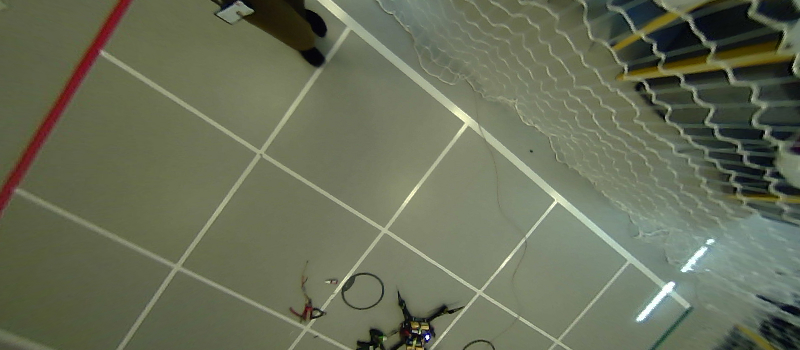
#> input picture Øving 1/data/grid.jpg, 800 x 350 px, found by its file name
$ python task3.py   (Python 2 division)
#> lines starting #> are read from the running program, lines starting #| are printed output that depends on the picture; after the words box and inside, x2 and y2 are one past the last pixel; in counts of white or black regions, pixels touching at a corner belong together
### Øving 1/python/common.py
import numpy as np


def rgb_to_gray(I):
    """
    Converts a HxWx3 RGB image to a HxW grayscale image as
    described in the text.
    """
    R = I[:, :, 0]
    G = I[:, :, 1]
    B = I[:, :, 2]
    return (G+R+B)/3


def central_difference(I):
    """
    Computes the gradient in the x and y direction using
    a central difference filter, and returns the resulting
    gradient images (Ix, Iy) and the gradient magnitude Im.
    """
    # I = I.astype(np.float32)

    kernel = np.array([0.5, 0.0, -0.5])

    H, W = I.shape

    Ix = np.zeros_like(I)
    Iy = np.zeros_like(I)

    for i in range(H):
        Ix[i, :] = np.convolve(I[i, :], kernel, mode='same')

    for i in range(W):
        Iy[:, i] = np.convolve(I[:, i], kernel.T, mode='same')
    Im = np.sqrt(Ix**2 + Iy**2)
    return Ix, Iy, Im


def gaussian(I, sigma):
    """
    Applies a 2-D Gaussian blur with standard deviation sigma to
    a grayscale image I.
    """

    # Hint: The size of the kernel should depend on sigma. A common
    # choice is to make the half-width be 3 standard deviations. The
    # total kernel width is then 2*np.ceil(3*sigma) + 1.

    result = np.zeros_like(I)
    H, W = I.shape

    kernel_size = 2 * np.ceil(3 * sigma) + 1
    kernel = np.zeros(int(kernel_size))
    for i in range(-kernel_size//2, kernel_size//2+1):
        kernel[i] = np.random.normal(0, sigma)

    for i in range(H):
        result[i, :] = np.convolve(I[i, :], kernel, mode='same')

    for i in range(W):
        result[:, i] = np.convolve(result[:, i], kernel.T, mode='same')

    return result


def extract_edges(Ix, Iy, Im, threshold):
    """
    Returns the x, y coordinates of pixels whose gradient
    magnitude is greater than the threshold. Also, returns
    the angle of the image gradient at each extracted edge.
    """
    edges = Im > threshold
    y, x = np.nonzero(edges)
    theta = np.arctan2(Iy[edges], Ix[edges])

    return [x, y, theta]  # Placeholder

### Øving 1/python/task3.py
import numpy as np
import matplotlib.pyplot as plt
from common import *

threshold = 1  # todo: choose an appropriate value
sigma = 2  # todo: choose an appropriate value
filename = 'data/grid.jpg'


I_rgb = plt.imread(filename)
#> I_rgb is the input picture: shape (350, 800, 3); mean R, G, B 103.7, 109.6, 87.4
I_rgb = I_rgb/255.0
I_gray = rgb_to_gray(I_rgb)
I_blur = gaussian(I_gray, sigma)
#> after the loop in gaussian, `for i in range(H):`:
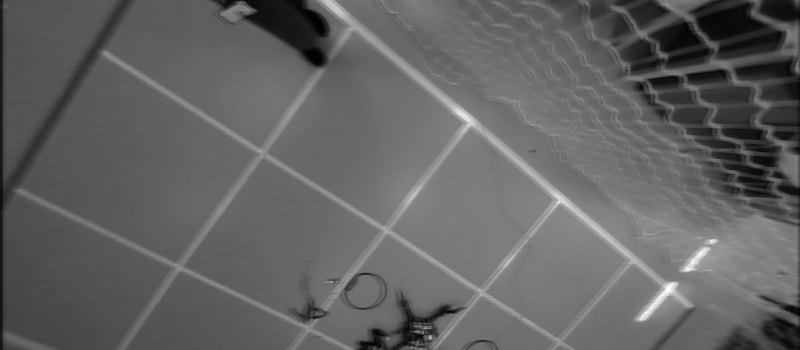
#> result: shape (350, 800) float64; min 0.254, max 15.92, mean 6.35; drawn with min black and max white
#> after the loop in gaussian, `for i in range(W):`:
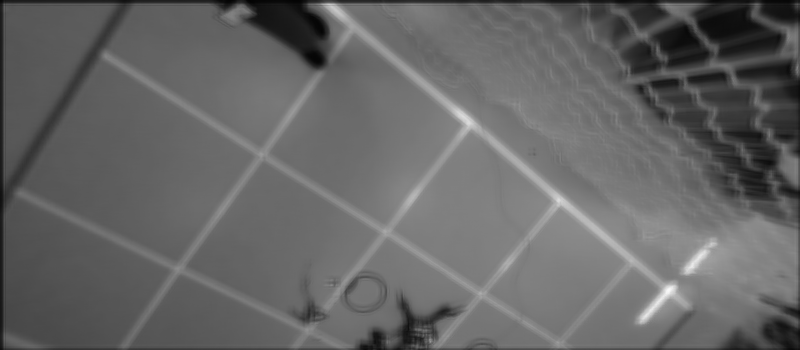
#> result: shape (350, 800) float64; min 3.15, max 249.2, mean 102.1
Ix, Iy, Im = central_difference(I_blur)
#> after the loop in central_difference, `for i in range(H):`:
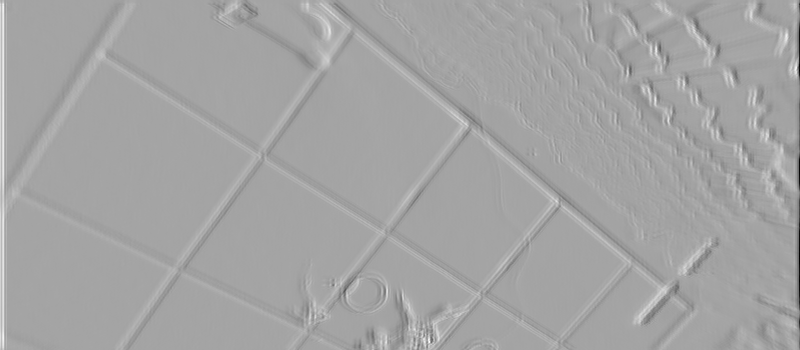
#> Ix: shape (350, 800) float64; min -51.24, max 28.4, mean 0; drawn with min black and max white
#> after the loop in central_difference, `for i in range(W):`:
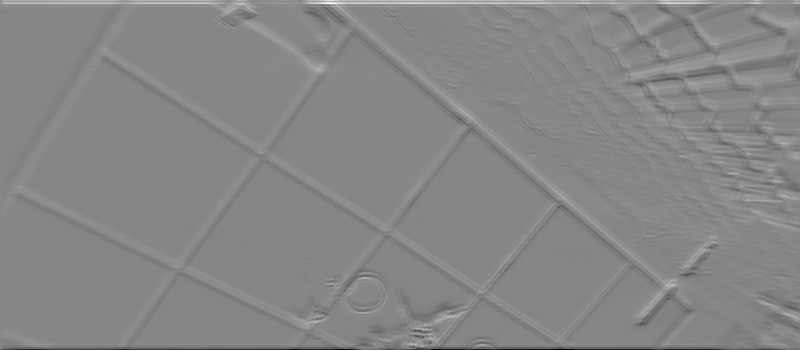
#> Iy: shape (350, 800) float64; min -55.72, max 49.82, mean 0.1; drawn with min black and max white
#> in central_difference, `Im = np.sqrt(Ix**2 + Iy**2)`:
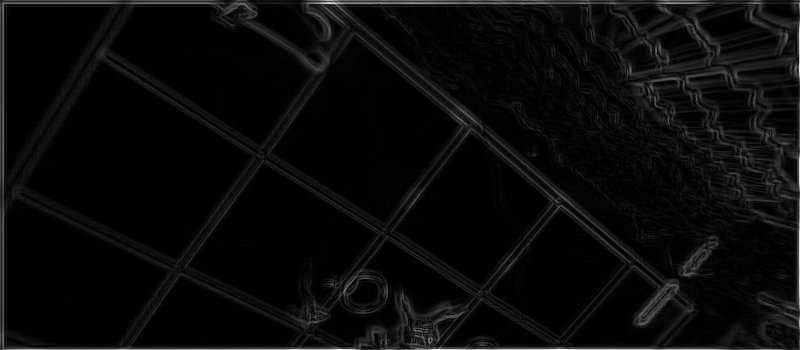
#> Im: shape (350, 800) float64; min 0.000273, max 55.73, mean 2.3; drawn with min black and max white
x, y, theta = extract_edges(Ix, Iy, Im, threshold)
#> in extract_edges, `edges = Im > threshold`:
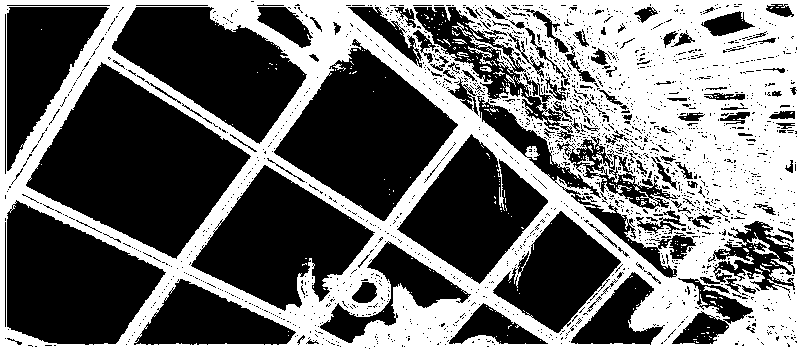
#> edges: shape (350, 800) bool; 43.3% white; 290 white regions (277 under 20 px), largest, box (x1, y1, x2, y2) and area: (0, 0, 800, 350) 119823, (468, 46, 492, 66) 113, (452, 22, 472, 36) 62

fig, axes = plt.subplots(1, 5, figsize=[15, 4], sharey='row')
plt.set_cmap('gray')
axes[0].imshow(I_blur)
axes[1].imshow(Ix, vmin=-0.05, vmax=0.05)
axes[2].imshow(Iy, vmin=-0.05, vmax=0.05)
axes[3].imshow(Im, vmin=+0.00, vmax=0.10, interpolation='bilinear')
edges = axes[4].scatter(x, y, s=1, c=theta, cmap='hsv')
fig.colorbar(edges, ax=axes[4], orientation='horizontal',
             label='$\\theta$ (radians)')
for a in axes:
    a.set_xlim([300, 600])
    a.set_ylim([I_rgb.shape[0], 0])
    a.set_aspect('equal')
axes[0].set_title('Blurred input')
axes[1].set_title('Gradient in x')
axes[2].set_title('Gradient in y')
axes[3].set_title('Gradient magnitude')
axes[4].set_title('Extracted edges')
plt.tight_layout()
# plt.savefig('out_edges.png') # Uncomment to save figure to working directory
plt.show()
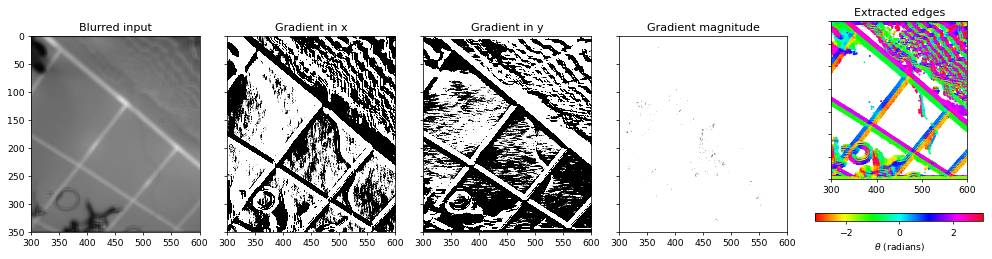
#> figure drawn by matplotlib, 6 panels
